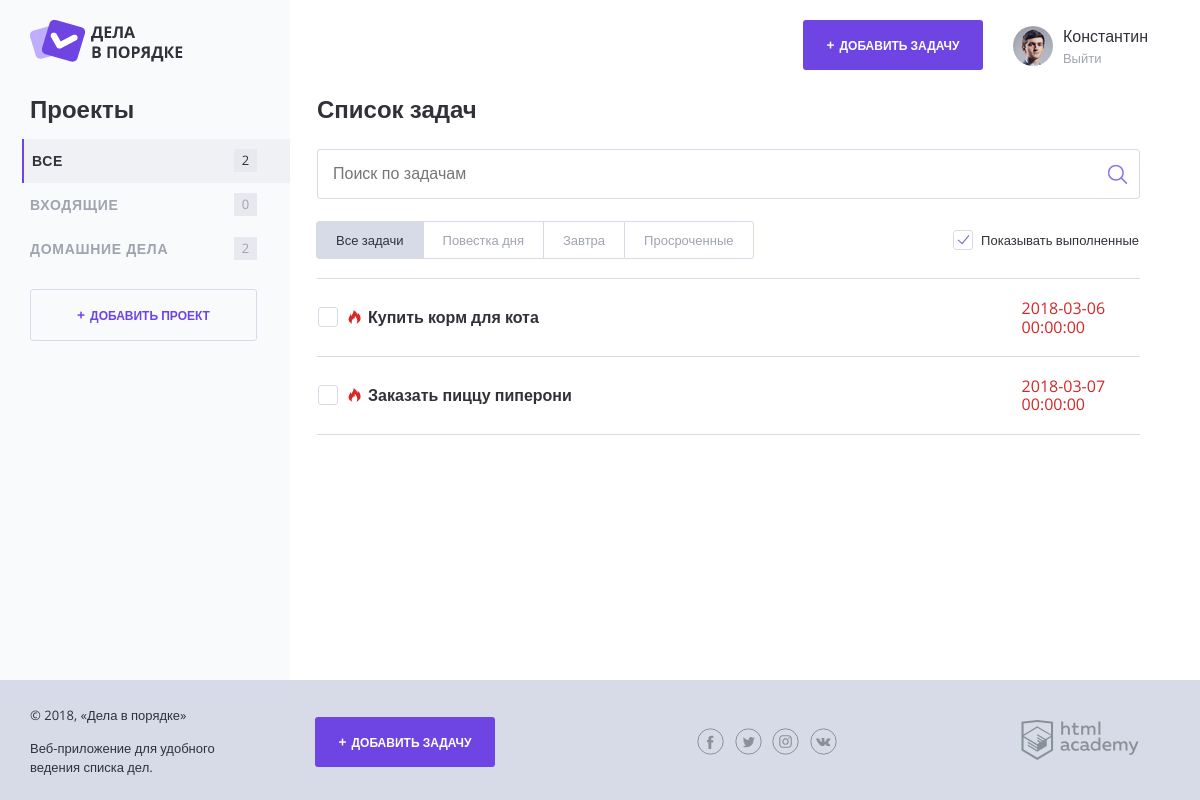
/index.php?project_id=4, run on the app's committed database.
### tables this page shows
CREATE TABLE projects (
  id INT AUTO_INCREMENT PRIMARY KEY,
  name CHAR(128),
  alias CHAR(128),
  user_id INT,
  FOREIGN KEY (user_id) REFERENCES users(id)
);

CREATE TABLE tasks (
  id INT AUTO_INCREMENT PRIMARY KEY,
  date_created DATETIME DEFAULT NOW(),
  date_completed DATETIME,
  name VARCHAR(512),
  file VARCHAR(512),
  task_deadline DATETIME,
  user_id INT,
  project_id INT,
  FOREIGN KEY (user_id) REFERENCES users(id),
  FOREIGN KEY (project_id) REFERENCES projects(id)
);

### templates/layout.php (the view, shortened to what this page needs)
<!DOCTYPE html>
<html lang="ru">
<head>
    <link rel="stylesheet" href="css/normalize.css">
    <link rel="stylesheet" href="css/style.css">
    <link rel="stylesheet" href="css/flatpickr.min.css">
</head>
<body>
<div class="page-wrapper">
    <div class="container container--with-sidebar">
        <header class="main-header">
            <a href="#">
                <img src="img/logo.png" width="153" height="42" alt="Логотип Дела в порядке">
            </a>
            <div class="main-header__side">
                <a class="main-header__side-item button button--plus open-modal" href="javascript:;"
                   target="task_add">Добавить задачу</a>
                <div class="main-header__side-item user-menu">
                    <div class="user-menu__image">
                        <img src="img/user-pic.jpg" width="40" height="40" alt="Пользователь">
                    </div>
                    <div class="user-menu__data">
                        <p>Константин</p>
                        <a href="#">Выйти</a>
                    </div>
                </div>
            </div>
        </header>
        <div class="content">
            <section class="content__side">
                <h2 class="content__side-heading">Проекты</h2>
                <nav class="main-navigation">
                    <ul class="main-navigation__list">
                        <li class="main-navigation__list-item main-navigation__list-item--active">
                            <a class="main-navigation__list-item-link" href="#">Все</a>
                            <span class="main-navigation__list-item-count"><?= count_tasks($tasks) ?></span>
                        </li>
                        <?php foreach ($projects as $project): ?>
                            <li class="main-navigation__list-item">
                                <a class="main-navigation__list-item-link" href="index.php?project_id=<?= $project['id']; ?>"><?= $project['name']; ?></a>
                                <span class="main-navigation__list-item-count"><?= count_tasks($tasks, $project['id']); ?></span>
                            </li>
                        <?php endforeach; ?>
                    </ul>
                </nav>
                <a class="button button--transparent button--plus content__side-button open-modal"
                   href="javascript:;" target="project_add">Добавить проект</a>
            </section>
            <main class="content__main">
                <?= $main; ?>
            </main>
        </div>
    </div>
</div>
<footer class="main-footer">
    <div class="container">
        <div class="main-footer__copyright">
            <p>© 2018, «Дела в порядке»</p>
            <p>Веб-приложение для удобного ведения списка дел.</p>
        </div>
        <a class="main-footer__button button button--plus open-modal" target="task_add"
           href="javascript:;">Добавить задачу</a>
        <div class="main-footer__social social">
            <a class="social__link social__link--facebook" href="#">Facebook
            </a>
            <a class="social__link social__link--twitter" href="#">Twitter
            </a>
            <a class="social__link social__link--instagram" href="#">Instagram
            </a>
            <a class="social__link social__link--vkontakte" href="#">Вконтакте
            </a>
        </div>
        <div class="main-footer__developed-by">
            <a href="https://htmlacademy.ru/intensive/php">
                <img src="img/htmlacademy.svg" alt="HTML Academy" width="118" height="40">
            </a>
        </div>
    </div>
</footer>
</body>
</html>

### templates/index.php (shortened to what this page needs)
<h2 class="content__main-heading">Список задач</h2>
<form class="search-form" action="index.html" method="post">
    <input class="search-form__input" type="text" name="" value="" placeholder="Поиск по задачам">
    <input class="search-form__submit" type="submit" name="" value="Искать">
</form>
<div class="tasks-controls">
    <nav class="tasks-switch">
        <a href="/" class="tasks-switch__item tasks-switch__item--active">Все задачи</a>
        <a href="/" class="tasks-switch__item">Повестка дня</a>
        <a href="/" class="tasks-switch__item">Завтра</a>
        <a href="/" class="tasks-switch__item">Просроченные</a>
    </nav>
    <label class="checkbox">
        <span class="checkbox__text">Показывать выполненные</span>
    </label>
</div>
<table class="tasks">
    <?php foreach ($tasks as $task): ?>
        <?php if ($show_complete_tasks): ?>
            <tr class="tasks__item task<?php if ($task['date_completed']) {
                echo " task--completed";
            } elseif (is_task_deadline($task['task_deadline'])) {
                echo " task--important";
            }; ?>">
                <td class="task__select">
                    <label class="checkbox task__checkbox">
                        <span class="checkbox__text"><?= ($task['name']); ?></span>
                    </label>
                </td>
                <td class="task__date"><?= $task['date_created']; ?></td>
            </tr>
        <?php endif; ?>
    <?php endforeach; ?>
</table>

### data on the page
projects: name "ВХОДЯЩИЕ", id "0"
projects: name "ДОМАШНИЕ ДЕЛА", id "2"
tasks: name "Купить корм для кота", date_created "2018-03-06 00:00:00"
tasks: name "Заказать пиццу пиперони", date_created "2018-03-07 00:00:00"

### other printed values
count_tasks($tasks) "2"
